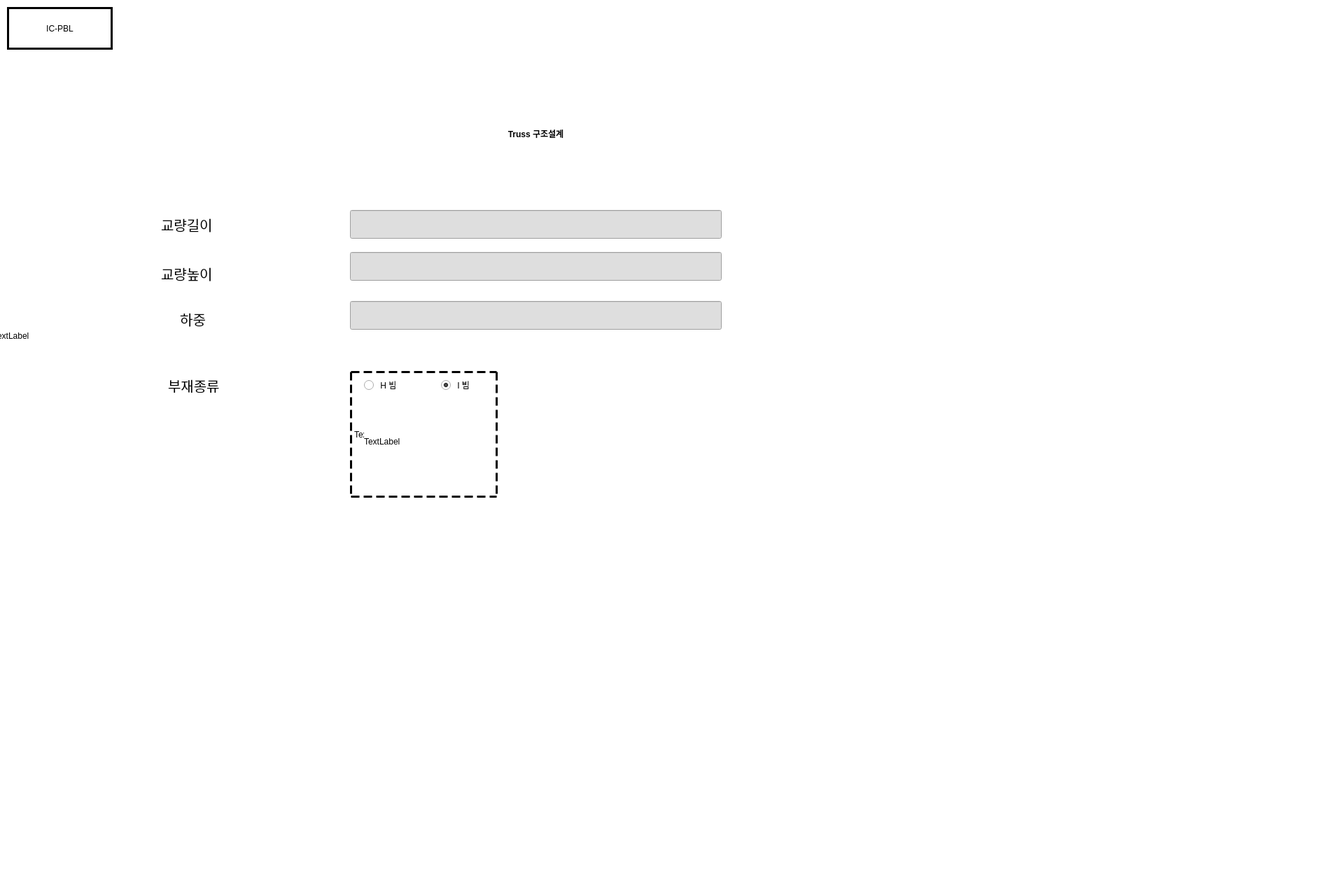
<?xml version="1.0" encoding="UTF-8"?>
<ui version="4.0">
 <class>MainWindow</class>
 <widget class="QMainWindow" name="MainWindow">
  <property name="geometry">
   <rect>
    <x>0</x>
    <y>0</y>
    <width>1920</width>
    <height>1280</height>
   </rect>
  </property>
  <property name="windowTitle">
   <string>윈도우다</string>
  </property>
  <property name="windowIcon">
   <iconset>
    <normaloff>cloud.jpg</normaloff>cloud.jpg</iconset>
  </property>
  <property name="autoFillBackground">
   <bool>false</bool>
  </property>
  <property name="styleSheet">
   <string notr="true">background:rgb(255, 255, 255);</string>
  </property>
  <widget class="QWidget" name="centralwidget">
   <widget class="QRadioButton" name="H_beam">
    <property name="geometry">
     <rect>
      <x>520</x>
      <y>540</y>
      <width>56</width>
      <height>20</height>
     </rect>
    </property>
    <property name="styleSheet">
     <string notr="true">QRadioButton::indicator {
    background-color: lightblue;
    border: 1px solid black;
    width: 15px;
    height: 15px;
    border-radius: 7px;
}

QRadioButton::indicator:checked {
    background-color: black;
}

QRadioButton {
    color: black; /* 텍스트 색상 변경 */
    background: none; /* 배경색 제거 */
    border: none; /* 테두리 제거 */
}
background-color: transparent;
</string>
    </property>
    <property name="text">
     <string> H 빔</string>
    </property>
    <property name="checked">
     <bool>false</bool>
    </property>
   </widget>
   <widget class="QLabel" name="label_2">
    <property name="geometry">
     <rect>
      <x>230</x>
      <y>300</y>
      <width>91</width>
      <height>41</height>
     </rect>
    </property>
    <property name="styleSheet">
     <string notr="true">background-color: transparent;
font : 15pt ;
color : black;
</string>
    </property>
    <property name="text">
     <string>교량길이</string>
    </property>
   </widget>
   <widget class="QLabel" name="label_5">
    <property name="geometry">
     <rect>
      <x>240</x>
      <y>540</y>
      <width>81</width>
      <height>21</height>
     </rect>
    </property>
    <property name="styleSheet">
     <string notr="true">background-color: transparent;
font : 15pt ;
color : black;
</string>
    </property>
    <property name="text">
     <string>부재종류</string>
    </property>
   </widget>
   <widget class="QLineEdit" name="Load">
    <property name="geometry">
     <rect>
      <x>500</x>
      <y>430</y>
      <width>531</width>
      <height>41</height>
     </rect>
    </property>
    <property name="styleSheet">
     <string notr="true">background-color: rgb(222, 222, 222);
font : 10pt ;
color : black</string>
    </property>
    <property name="text">
     <string/>
    </property>
    <property name="alignment">
     <set>Qt::AlignmentFlag::AlignLeading|Qt::AlignmentFlag::AlignLeft|Qt::AlignmentFlag::AlignVCenter</set>
    </property>
   </widget>
   <widget class="QLabel" name="label">
    <property name="geometry">
     <rect>
      <x>230</x>
      <y>440</y>
      <width>91</width>
      <height>31</height>
     </rect>
    </property>
    <property name="styleSheet">
     <string notr="true">background-color: transparent;
font : 15pt ;
color : black</string>
    </property>
    <property name="text">
     <string>하중</string>
    </property>
    <property name="alignment">
     <set>Qt::AlignmentFlag::AlignCenter</set>
    </property>
   </widget>
   <widget class="QLineEdit" name="Bridge_Length">
    <property name="geometry">
     <rect>
      <x>500</x>
      <y>300</y>
      <width>531</width>
      <height>41</height>
     </rect>
    </property>
    <property name="styleSheet">
     <string notr="true">background-color: rgb(222, 222, 222);
font : 10pt ;
color : black</string>
    </property>
    <property name="text">
     <string/>
    </property>
    <property name="alignment">
     <set>Qt::AlignmentFlag::AlignLeading|Qt::AlignmentFlag::AlignLeft|Qt::AlignmentFlag::AlignVCenter</set>
    </property>
   </widget>
   <widget class="QRadioButton" name="I_beam">
    <property name="geometry">
     <rect>
      <x>630</x>
      <y>540</y>
      <width>50</width>
      <height>20</height>
     </rect>
    </property>
    <property name="styleSheet">
     <string notr="true">QRadioButton::indicator {
    background-color: lightblue;
    border: 1px solid black;
    width: 15px;
    height: 15px;
    border-radius: 7px;
}

QRadioButton::indicator:checked {
    background-color: green;
}

QRadioButton {
    color: black; /* 텍스트 색상 변경 */
    background: none; /* 배경색 제거 */
    border: none; /* 테두리 제거 */
}
background-color: transparent;</string>
    </property>
    <property name="text">
     <string> I 빔</string>
    </property>
    <property name="checked">
     <bool>true</bool>
    </property>
   </widget>
   <widget class="QLabel" name="pixmap">
    <property name="geometry">
     <rect>
      <x>520</x>
      <y>560</y>
      <width>181</width>
      <height>141</height>
     </rect>
    </property>
    <property name="styleSheet">
     <string notr="true"/>
    </property>
    <property name="text">
     <string>TextLabel</string>
    </property>
   </widget>
   <widget class="QLabel" name="label_6">
    <property name="geometry">
     <rect>
      <x>10</x>
      <y>10</y>
      <width>151</width>
      <height>61</height>
     </rect>
    </property>
    <property name="styleSheet">
     <string notr="true">font: 18pt &quot;맑은 고딕&quot;;
color:black;
border: 3px solid rgb(0, 0, 0)</string>
    </property>
    <property name="text">
     <string>IC-PBL</string>
    </property>
    <property name="alignment">
     <set>Qt::AlignmentFlag::AlignCenter</set>
    </property>
   </widget>
   <widget class="QLabel" name="label_7">
    <property name="geometry">
     <rect>
      <x>500</x>
      <y>160</y>
      <width>531</width>
      <height>61</height>
     </rect>
    </property>
    <property name="styleSheet">
     <string notr="true">font: 26pt &quot;맑은 고딕&quot;;
color:black;
background-color: transparent;
font-weight: bold</string>
    </property>
    <property name="text">
     <string>Truss 구조설계</string>
    </property>
    <property name="alignment">
     <set>Qt::AlignmentFlag::AlignCenter</set>
    </property>
   </widget>
   <widget class="QLabel" name="warren_truss">
    <property name="geometry">
     <rect>
      <x>-10</x>
      <y>-160</y>
      <width>1920</width>
      <height>1280</height>
     </rect>
    </property>
    <property name="maximumSize">
     <size>
      <width>1920</width>
      <height>16777215</height>
     </size>
    </property>
    <property name="text">
     <string>TextLabel</string>
    </property>
   </widget>
   <widget class="QLabel" name="label_12">
    <property name="geometry">
     <rect>
      <x>500</x>
      <y>530</y>
      <width>211</width>
      <height>181</height>
     </rect>
    </property>
    <property name="styleSheet">
     <string notr="true">background-color: rgb(255, 255, 255);
border: 3px dashed rgb(0, 0, 0)</string>
    </property>
    <property name="text">
     <string>TextLabel</string>
    </property>
   </widget>
   <widget class="QLabel" name="label_3">
    <property name="geometry">
     <rect>
      <x>230</x>
      <y>370</y>
      <width>91</width>
      <height>41</height>
     </rect>
    </property>
    <property name="styleSheet">
     <string notr="true">background-color: transparent;
font : 15pt ;
color : black;
</string>
    </property>
    <property name="text">
     <string>교량높이</string>
    </property>
   </widget>
   <widget class="QLineEdit" name="Bridge_Height">
    <property name="geometry">
     <rect>
      <x>500</x>
      <y>360</y>
      <width>531</width>
      <height>41</height>
     </rect>
    </property>
    <property name="styleSheet">
     <string notr="true">background-color: rgb(222, 222, 222);
font : 10pt ;
color : black</string>
    </property>
    <property name="text">
     <string/>
    </property>
    <property name="alignment">
     <set>Qt::AlignmentFlag::AlignLeading|Qt::AlignmentFlag::AlignLeft|Qt::AlignmentFlag::AlignVCenter</set>
    </property>
   </widget>
   <zorder>warren_truss</zorder>
   <zorder>label_12</zorder>
   <zorder>H_beam</zorder>
   <zorder>label_2</zorder>
   <zorder>label_5</zorder>
   <zorder>Load</zorder>
   <zorder>label</zorder>
   <zorder>Bridge_Length</zorder>
   <zorder>I_beam</zorder>
   <zorder>pixmap</zorder>
   <zorder>label_6</zorder>
   <zorder>label_7</zorder>
   <zorder>label_3</zorder>
   <zorder>Bridge_Height</zorder>
  </widget>
  <widget class="QMenuBar" name="menubar">
   <property name="geometry">
    <rect>
     <x>0</x>
     <y>0</y>
     <width>1920</width>
     <height>33</height>
    </rect>
   </property>
  </widget>
  <widget class="QStatusBar" name="statusbar"/>
 </widget>
 <resources/>
 <connections/>
</ui>
